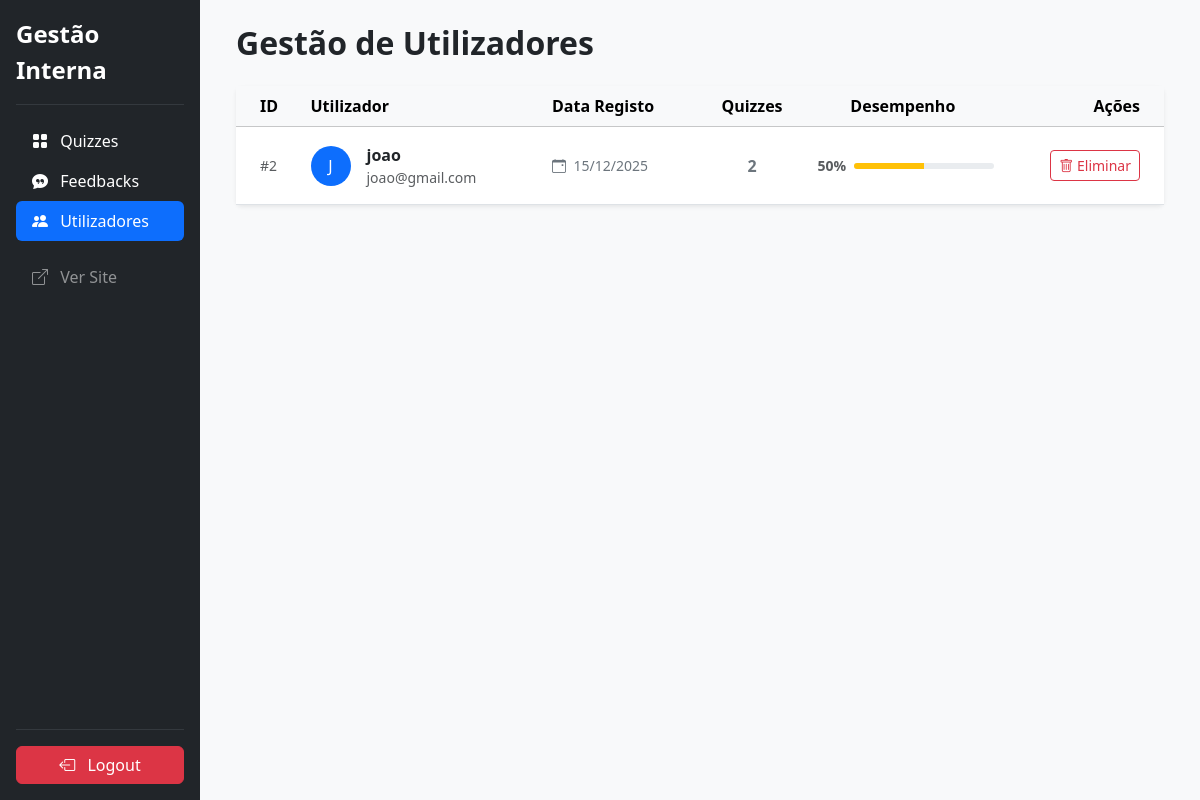
/admin/gest_utilizadores.php (signed in), run on the app's committed database.
### tables this page shows
CREATE TABLE IF NOT EXISTS `utilizadores` (
  `id_utilizador` int NOT NULL AUTO_INCREMENT,
  `nome_utilizador` varchar(50) NOT NULL,
  `email` varchar(100) NOT NULL,
  `password_hash` varchar(255) NOT NULL,
  `tipo_utilizador` enum('user','admin') DEFAULT 'user',
  `data_registo` datetime DEFAULT CURRENT_TIMESTAMP,
  PRIMARY KEY (`id_utilizador`),
  UNIQUE KEY `nome_utilizador` (`nome_utilizador`),
  UNIQUE KEY `email` (`email`)
);

### admin/gest_utilizadores.php (the view, shortened to what this page needs)
<?php
    require_once '../includes/connection.php';
    $sql = "SELECT u.*,
            COUNT(r.id) as total_quizzes,
            SUM(r.respostas_certas) as total_certas,
            SUM(r.respostas_erradas) as total_erradas
            FROM utilizadores u
            LEFT JOIN resultados_quiz r ON u.id_utilizador = r.id_utilizador
            WHERE u.tipo_utilizador != 'admin'
            GROUP BY u.id_utilizador
            ORDER BY u.id_utilizador DESC";
    $stmt = $pdo->query($sql);
    $users = $stmt->fetchAll();
?>
<!DOCTYPE html>
<html lang="pt-pt">
<head>
    <link rel="stylesheet" href="../bootstrap/css/bootstrap.min.css">
    <link rel="stylesheet" href="../bootstrap/css/bootstrap-icons.min.css">
</head>
<body class="bg-light">
<div class="container-fluid">
    <div class="row">
        <div class="col-lg-3 col-xl-2 p-0 bg-dark sidebar-col">
            <?php require_once 'includes/admin_nav.php'; ?>
        </div>
        <div class="col-12 col-lg-9 col-xl-10">
            <div class="p-4">
                <h2 class="mb-4 fw-bold">Gestão de Utilizadores</h2>
                <div class="card shadow-sm border-0">
                    <div class="card-body p-0">
                        <div class="table-responsive">
                            <table class="table table-hover mb-0">
                                <thead class="table-light">
                                    <tr>
                                        <th class="ps-4">ID</th>
                                        <th>Utilizador</th>
                                        <th>Data Registo</th>
                                        <th class="text-center">Quizzes</th>
                                        <th class="text-center" style="min-width: 150px;">Desempenho</th>
                                        <th class="text-end pe-4">Ações</th>
                                    </tr>
                                </thead>
                                <tbody>
                                    <?php if (count($users) > 0): ?>
                                        <?php foreach ($users as $u):
                                            $total_perguntas = $u['total_certas'] + $u['total_erradas'];
                                            $percentagem = ($total_perguntas > 0) ? round(($u['total_certas'] / $total_perguntas) * 100) : 0;
                                            $cor = ($percentagem < 50) ? 'bg-danger' : (($percentagem < 75) ? 'bg-warning' : 'bg-success');
                                            $data_formatada = date('d/m/Y', strtotime($u['data_registo']));
                                        ?>
                                        <tr>
                                            <td class="ps-4 text-muted small">#<?php echo $u['id_utilizador']; ?></td>
                                            <td>
                                                <div class="d-flex align-items-center py-2">
                                                    <div class="bg-primary text-white rounded-circle d-flex align-items-center justify-content-center me-3 flex-shrink-0" style="width: 40px; height: 40px;">
                                                        <?php echo strtoupper(substr($u['nome_utilizador'], 0, 1)); ?>
                                                    </div>
                                                    <div>
                                                        <div class="fw-bold text-dark"><?php echo htmlspecialchars($u['nome_utilizador']); ?></div>
                                                        <div class="small text-muted"><?php echo htmlspecialchars($u['email']); ?></div>
                                                    </div>
                                                </div>
                                            </td>
                                            <td class="text-secondary small text-nowrap">
                                                <i class="bi bi-calendar-event me-1"></i> <?php echo $data_formatada; ?>
                                            </td>
                                            <td class="text-center fw-bold text-secondary">
                                                <?php echo $u['total_quizzes']; ?>
                                            </td>
                                            <td>
                                                <div class="d-flex align-items-center">
                                                    <span class="me-2 fw-bold small text-muted" style="width: 35px; text-align: right;"><?php echo $percentagem; ?>%</span>
                                                    <div class="progress flex-grow-1" style="height: 6px;">
                                                        <div class="progress-bar <?php echo $cor; ?>" style="width: <?php echo $percentagem; ?>%"></div>
                                                    </div>
                                                </div>
                                            </td>
                                            <td class="text-end pe-4">
                                                <a href="gest_utilizadores.php?delete_user=<?php echo $u['id_utilizador']; ?>"
                                                class="btn btn-sm btn-outline-danger"
                                                title="Eliminar Utilizador"
                                                onclick="return confirm('Tem a certeza? Isto apaga o utilizador e todo o histórico dele permanentemente.');">
                                                    <i class="bi bi-trash"></i> <span class="d-none d-md-inline">Eliminar</span>
                                                </a>
                                            </td>
                                        </tr>
                                        <?php endforeach; ?>
                                    <?php endif; ?>
                                </tbody>
                            </table>
                        </div> </div>
                </div>
            </div>
        </div>
    </div>
</div>
</body>
</html>

### admin/gest_utilizadores.php (style rules this page uses)
@media (min-width: 992px) { .sidebar-col { min-height: 100vh; } }
.table > :not(caption) > * > * { vertical-align: middle; }

### data on the page
utilizadores: id_utilizador "2", nome_utilizador "J", nome_utilizador "joao", email "joao@gmail.com", data_registo "15/12/2025", total_quizzes "2", percentagem "50"
